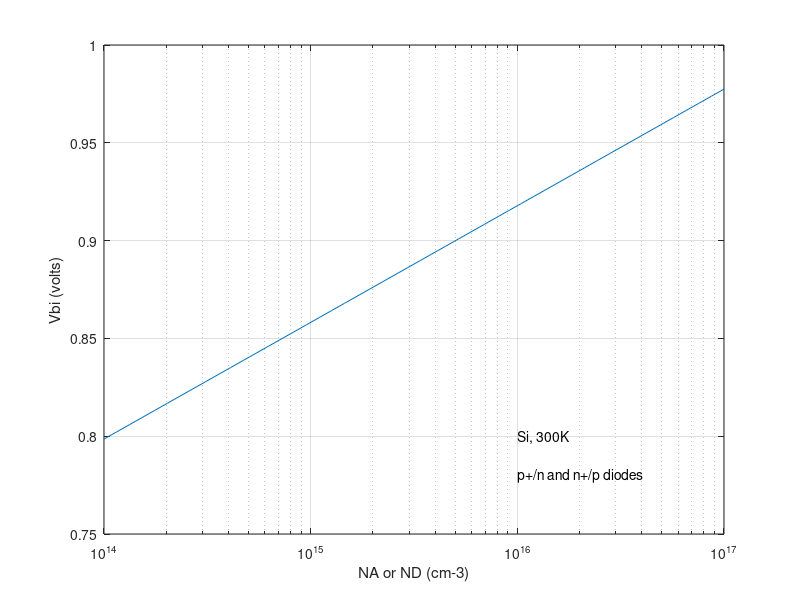

MATLAB code for this plot:
%Exercise 5_1
%matlab script
%Computation of Vbi (p+/n and n+/p junctions)

%Definition of constants
Eg=1.12 ; %silicon
kT=0.0259; %eV
ni=1.0e10 ; % cm-3

ND= logspace(14,17);
Vbi=Eg/2 + kT.*log(ND./ni);

%plotting results
close
semilogx(ND,Vbi); grid
axis([1.0e14 1.0e17 0.75 1])
xlabel('NA or ND (cm-3)');ylabel('Vbi (volts)')
text(1e16,0.8, 'Si, 300K')
text(1e16,0.78, 'p+/n and n+/p diodes');

